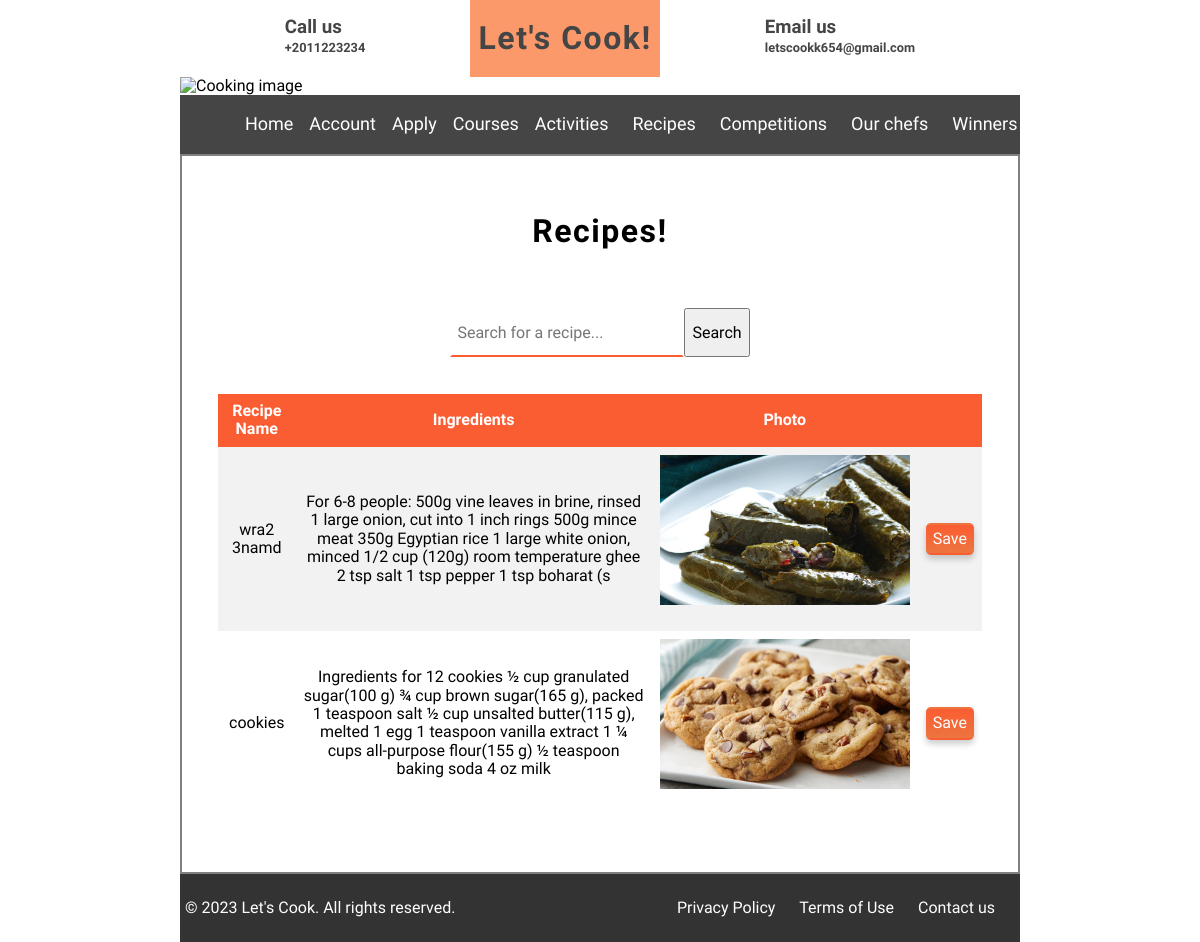
Page /recipes.php on the committed database.
### tables this page shows
CREATE TABLE `recipe` (
  `recipe_name` varchar(100) NOT NULL,
  `ingredients` varchar(255) NOT NULL,
  `photo` varchar(255) NOT NULL,
  `id_chef` int(100) NOT NULL,
  `id_r` int(50) NOT NULL
);

### recipes.php (the view, shortened to what this page needs)
<?php include("includes/header.php");?>
<div class="container recipes" style="display:flex;
flex-direction:column; align-items:center;">
  <h1 style="text-align:center">Recipes!</h1>
<?php
if(isset($_GET['search'])) {
  $search_query = $_GET['search'];
  $sql = "SELECT * FROM recipe WHERE recipe_name LIKE :search_query OR ingredients LIKE :search_query";
  $stmt = $conn->prepare($sql);
  $stmt->execute(['search_query' => "%$search_query%"]);
} else {
  $sql = "SELECT * FROM recipe";
  $stmt = $conn->prepare($sql);
  $stmt->execute();
}
if($stmt->rowCount() > 0) {
  $recipes = $stmt->fetchAll();
  echo "<br><br><form method='get'>";
  echo "<input type='text' name='search' placeholder='Search for a recipe...'>";
  echo "<button type='submit'>Search</button>";
  echo "</form>";
  echo "<table>";
  echo "<tr><th>Recipe Name</th><th>Ingredients</th><th>Photo</th><th></th></tr>";
  foreach($recipes as $recipe) {
    echo "<tr>";
    echo "<td>" . $recipe['recipe_name'] . "</td>";
    echo "<td>" . $recipe['ingredients'] . "</td>";
    echo "<td style=\"  display:flex; flex-direction:column; align-items:center;\"><img style=\"  display: block;
    width: 250px;
    height: 150px;
    \" src='photos/" . $recipe['photo'] . "'><br></td>";
    echo "<td><form method='get'><button type='submit' class=\"submit\" name='save' value='" . $recipe['id_r'] . "'>Save</button></form></td>";
    echo "</tr>";
    echo "<br>";
  }
  echo "</table>";
} else {
  echo "No recipes found";
}
?>
</div>
<?php
include("includes/footer.php");
?>

### css/style.css (style rules this page uses)
:root { --sub-containers-width: 100%; --main1:#ec753e ; }
* { font-family: 'Fjalla One', sans-serif; }
.container { width:70%; margin: 0 20%; }
body { display: flex; flex-direction: column; align-items: center; height: 90%; background-image: url('../img/34.png'); scroll-behavior: smooth; }
form { display: flex; text-align: center; }
.submit { background-image: linear-gradient(to bottom, #fb5d33, var(--main1)); color: #FFFFFF; padding: 5px 5px; border-radius: 5px; font-size: 14px; box-shadow: 0px 4px 6px rgba(0, 0, 0, 0.2); text-decoration: none; border-color: transparent; width: fit-content; line-height: inherit; cursor: pointer; }
input, select, textarea { border-color: transparent transparent #fb5d33 transparent; height:35px; padding: 5px; }
.container h1 { text-align: center; text-transform: capitalize; letter-spacing: 1.5px; }
.search-course select, .search-course label, button { margin: 1%; }
.container.recipes, .container.your-recipe { background-color: #fff; padding: 3%; box-sizing: border-box; border: 2px solid #808080; }

### recipes.php (style rules this page uses)
table { border-collapse: collapse; width: 100%; margin-bottom: 20px; }
th, td { text-align: center; padding: 8px; }
th { background-color: #fb5d33 ; color: white; }
tr:nth-child(even) { background-color: #f2f2f2; }

### rows in the picture
recipe: recipe_name "wra2 3namd", ingredients "For 6-8 people: 500g vine leaves in brine, rinsed 1 large onion, cut into 1 inch rings 500g mince meat 350g Egyptian rice 1 large white onion, minced 1/2 cup (120g) room temperature ghee 2 tsp salt 1 tsp pepper 1 tsp boharat (s", photo (picture), $recipe['id_r'] 22 (drawn)
recipe: recipe_name "cookies", ingredients "Ingredients for 12 cookies ½ cup granulated sugar(100 g) ¾ cup brown sugar(165 g), packed 1 teaspoon salt ½ cup unsalted butter(115 g), melted 1 egg 1 teaspoon vanilla extract 1 ¼ cups all-purpose flour(155 g) ½ teaspoon baking soda 4 oz milk", photo (picture), $recipe['id_r'] 23 (drawn)
